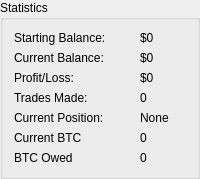
       <widget class="QGroupBox" name="Statistics">
        <property name="sizePolicy">
         <sizepolicy hsizetype="MinimumExpanding" vsizetype="Preferred">
          <horstretch>0</horstretch>
          <verstretch>0</verstretch>
         </sizepolicy>
        </property>
        <property name="title">
         <string>Statistics</string>
        </property>
        <layout class="QGridLayout" name="gridLayout_6">
         <item row="0" column="0" colspan="2">
          <widget class="QLabel" name="startingBalanceLabel">
           <property name="sizePolicy">
            <sizepolicy hsizetype="Fixed" vsizetype="Preferred">
             <horstretch>0</horstretch>
             <verstretch>0</verstretch>
            </sizepolicy>
           </property>
           <property name="text">
            <string>Starting Balance:</string>
           </property>
          </widget>
         </item>
         <item row="1" column="0" colspan="2">
          <widget class="QLabel" name="currentBalanceLabel">
           <property name="sizePolicy">
            <sizepolicy hsizetype="Fixed" vsizetype="Preferred">
             <horstretch>0</horstretch>
             <verstretch>0</verstretch>
            </sizepolicy>
           </property>
           <property name="text">
            <string>Current Balance:</string>
           </property>
          </widget>
         </item>
         <item row="0" column="2">
          <widget class="QLabel" name="startingBalanceValue">
           <property name="text">
            <string>$0</string>
           </property>
          </widget>
         </item>
         <item row="1" column="2">
          <widget class="QLabel" name="currentBalanceValue">
           <property name="text">
            <string>$0</string>
           </property>
          </widget>
         </item>
         <item row="2" column="2">
          <widget class="QLabel" name="profitLossValue">
           <property name="text">
            <string>$0</string>
           </property>
          </widget>
         </item>
         <item row="2" column="0" colspan="2">
          <widget class="QLabel" name="profitLossLabel">
           <property name="sizePolicy">
            <sizepolicy hsizetype="Fixed" vsizetype="Preferred">
             <horstretch>0</horstretch>
             <verstretch>0</verstretch>
            </sizepolicy>
           </property>
           <property name="text">
            <string>Profit/Loss:</string>
           </property>
          </widget>
         </item>
         <item row="5" column="0">
          <widget class="QLabel" name="currentBtcLabel">
           <property name="sizePolicy">
            <sizepolicy hsizetype="Fixed" vsizetype="Preferred">
             <horstretch>0</horstretch>
             <verstretch>0</verstretch>
            </sizepolicy>
           </property>
           <property name="text">
            <string>Current BTC</string>
           </property>
          </widget>
         </item>
         <item row="3" column="0" colspan="2">
          <widget class="QLabel" name="tradesLabel">
           <property name="sizePolicy">
            <sizepolicy hsizetype="Fixed" vsizetype="Preferred">
             <horstretch>0</horstretch>
             <verstretch>0</verstretch>
            </sizepolicy>
           </property>
           <property name="text">
            <string>Trades Made:</string>
           </property>
          </widget>
         </item>
         <item row="3" column="2">
          <widget class="QLabel" name="tradesMadeValue">
           <property name="text">
            <string>0</string>
           </property>
          </widget>
         </item>
         <item row="4" column="0" colspan="2">
          <widget class="QLabel" name="currentPositionLabel">
           <property name="sizePolicy">
            <sizepolicy hsizetype="Fixed" vsizetype="Preferred">
             <horstretch>0</horstretch>
             <verstretch>0</verstretch>
            </sizepolicy>
           </property>
           <property name="text">
            <string>Current Position:</string>
           </property>
          </widget>
         </item>
         <item row="4" column="2">
          <widget class="QLabel" name="currentPositionValue">
           <property name="text">
            <string>None</string>
           </property>
          </widget>
         </item>
         <item row="5" column="2">
          <widget class="QLabel" name="currentBtcValue">
           <property name="text">
            <string>0</string>
           </property>
          </widget>
         </item>
         <item row="6" column="2">
          <widget class="QLabel" name="btcOwedValue">
           <property name="text">
            <string>0</string>
           </property>
          </widget>
         </item>
         <item row="6" column="0">
          <widget class="QLabel" name="btcOwedLabel">
           <property name="sizePolicy">
            <sizepolicy hsizetype="Fixed" vsizetype="Preferred">
             <horstretch>0</horstretch>
             <verstretch>0</verstretch>
            </sizepolicy>
           </property>
           <property name="text">
            <string>BTC Owed</string>
           </property>
          </widget>
         </item>
        </layout>
       </widget>
